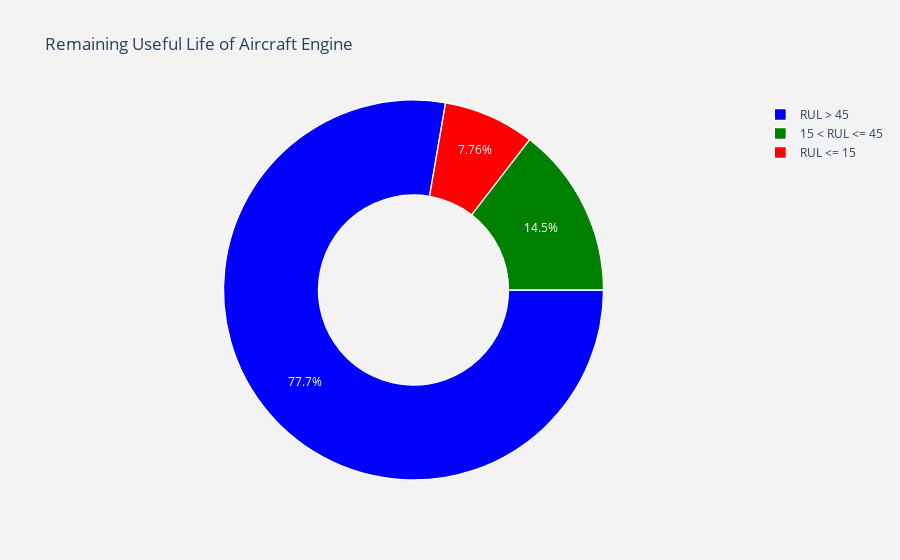

Notebook cell for this chart:
### Code cell
#labels

#values
val = train_df["label2"].value_counts().values.tolist()

trace = go.Pie(labels = lab ,
               values = val ,
               marker = dict(colors =  [ 'blue' ,'green', 'red'],
                             line = dict(color = "white",
                                         width =  1.3)
                            ),
               rotation = 90,
               hoverinfo = "label+value+text",
               hole = .5
              )
layout = go.Layout(dict(title = "Remaining Useful Life of Aircraft Engine",
                        plot_bgcolor  = "rgb(243,243,243)",
                        paper_bgcolor = "rgb(243,243,243)",
                       )
                  )

data = [trace]
fig = go.Figure(data = data,layout = layout)
py.iplot(fig)

### Figure 1 — Plotly figure (JSON) as saved in the notebook; plotly's stock layout.template omitted (floating-point values rounded to 4 significant figures)
{"data": [{"hole": 0.5, "hoverinfo": "label+value+text", "labels": ["RUL > 45", "15 < RUL <= 45", "RUL <= 15"], "marker": {"colors": ["blue", "green", "red"], "line": {"color": "white", "width": 1.3}}, "rotation": 90, "type": "pie", "values": [16031, 3000, 1600]}], "layout": {"paper_bgcolor": "rgb(243,243,243)", "plot_bgcolor": "rgb(243,243,243)", "title": {"text": "Remaining Useful Life of Aircraft Engine"}}}
